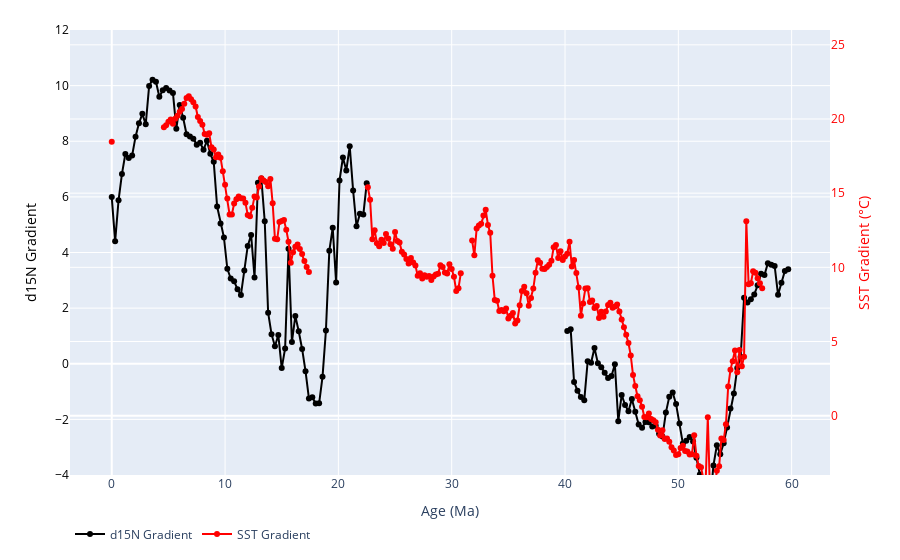

Source (notebook cell):
### Markdown cell above
# SST vs d15N gradient

This notebook compares the following two gradients

- d15N Atlantic vs. Pacific
- Bayspar SST high latitudes vs. mid and low latitudes

### Code cell
import plotly.graph_objects as go

from utils import get_d15N_gradient_data, get_SST_gradient_data

d15N_gradient = get_d15N_gradient_data()
sst_gradient = get_SST_gradient_data()
sst_gradient.index.name = "Age (Ma)"

mode = "lines+markers"
d15N_colour = "black"
sst_colour = "red"
fig = go.Figure()
fig.add_trace(
    go.Scatter(
        x=d15N_gradient.index,
        y=d15N_gradient["Gradient"],
        mode=mode,
        legendgroup="d15N Gradient",
        name="d15N Gradient",
        line=dict(color=d15N_colour),
        yaxis="y",
    ),
)
fig.add_trace(
    go.Scatter(
        x=sst_gradient.index,
        y=sst_gradient["SST Bayspar (°C) Gradient"],
        mode=mode,
        legendgroup="SST Gradient",
        name="SST Gradient",
        line=dict(color=sst_colour),
        yaxis="y2",
    ),
)

fig.update_layout(
    xaxis=dict(title="Age (Ma)"),
    yaxis=dict(
        title="d15N Gradient",
        titlefont=dict(color=d15N_colour),
        tickfont=dict(color=d15N_colour),
        side="left",
        range=[-4,12],
    ),
    yaxis2=dict(
        title="SST Gradient (°C)",
        overlaying="y",
        titlefont=dict(color=sst_colour),
        tickfont=dict(color=sst_colour),
        side="right",
        range=[-4, 26]
    ),
    legend=dict(orientation="h"),
    margin=go.layout.Margin(l=70, r=70, b=60, t=30),
)

### Figure 1 — Plotly figure (JSON) as saved in the notebook; plotly's stock layout.template omitted (floating-point values rounded to 4 significant figures; data arrays with more than 128 entries replaced by an {"elided": "..."} marker saying what was removed)
{"data": [{"legendgroup": "d15N Gradient", "line": {"color": "black"}, "mode": "lines+markers", "name": "d15N Gradient", "type": "scatter", "x": {"elided": "200 float values"}, "y": {"elided": "200 float values"}, "yaxis": "y"}, {"legendgroup": "SST Gradient", "line": {"color": "red"}, "mode": "lines+markers", "name": "SST Gradient", "type": "scatter", "x": {"elided": "288 float values"}, "y": {"elided": "288 float values"}, "yaxis": "y2"}], "layout": {"legend": {"orientation": "h"}, "margin": {"b": 60, "l": 70, "r": 70, "t": 30}, "xaxis": {"title": {"text": "Age (Ma)"}}, "yaxis": {"range": [-4, 12], "side": "left", "tickfont": {"color": "black"}, "title": {"font": {"color": "black"}, "text": "d15N Gradient"}}, "yaxis2": {"overlaying": "y", "range": [-4, 26], "side": "right", "tickfont": {"color": "red"}, "title": {"font": {"color": "red"}, "text": "SST Gradient (°C)"}}}}
